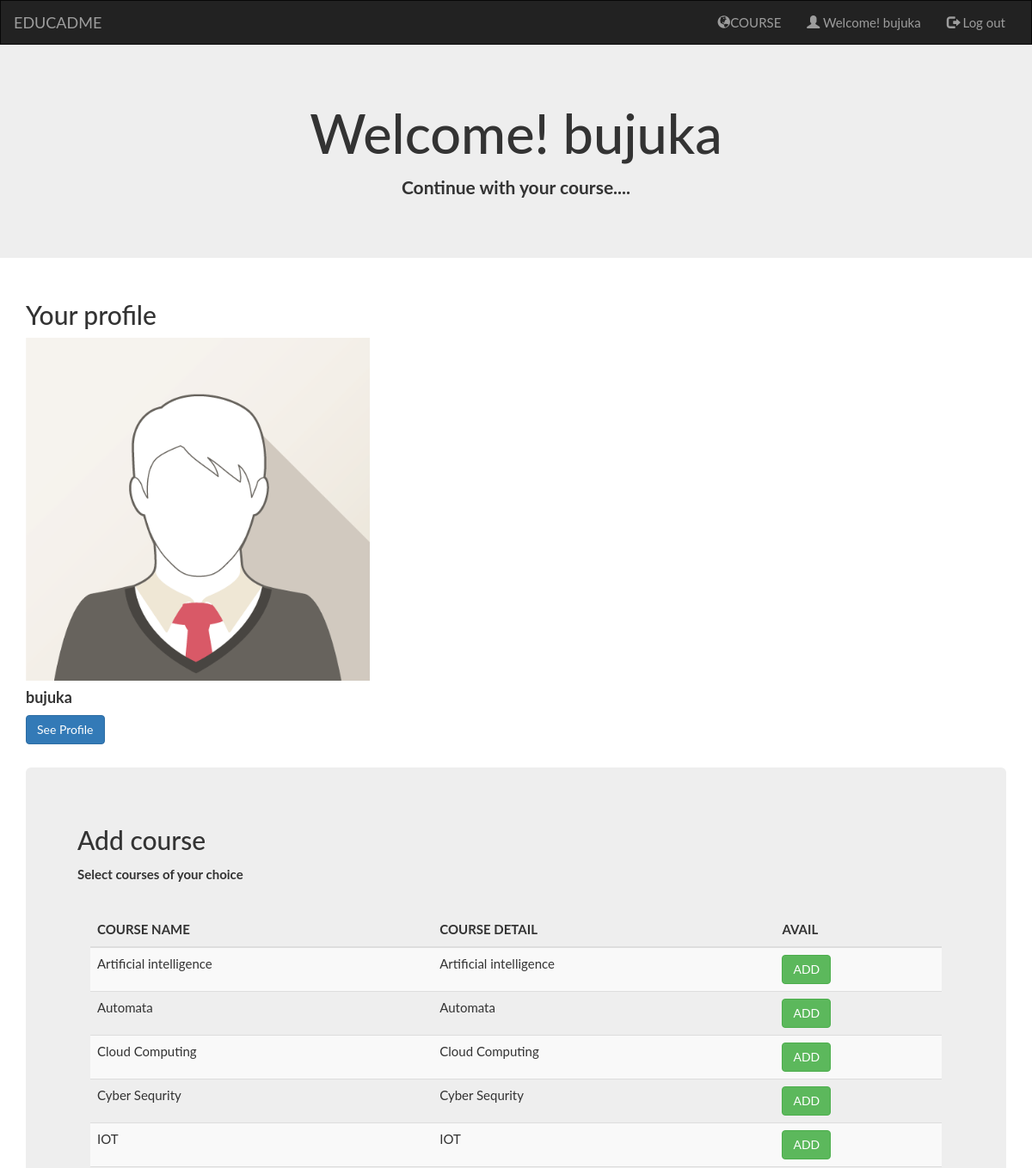
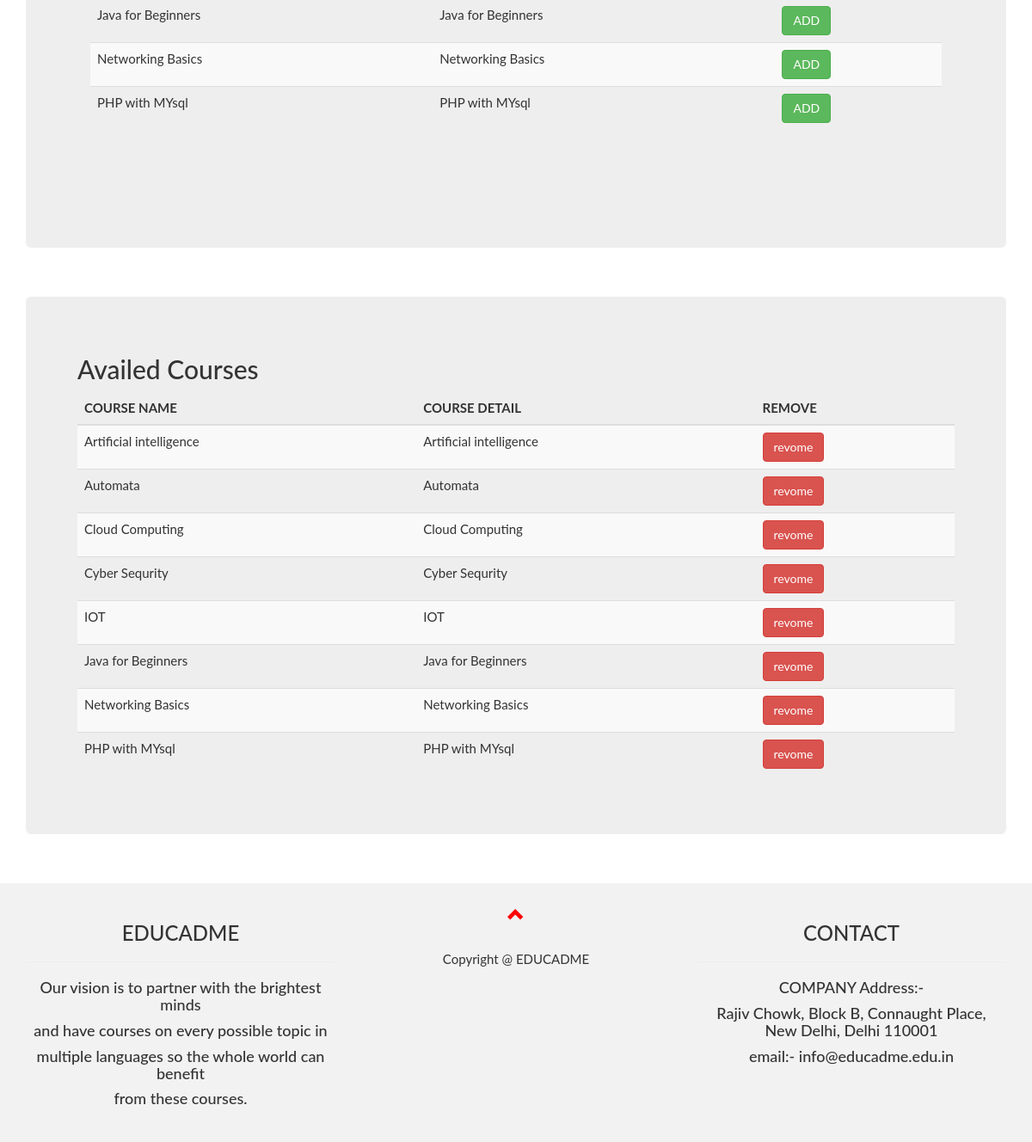
The app's page /user.php (signed in) with its own data (2 pictures, top to bottom).
### tables this page shows
CREATE TABLE `registration` (
  `email` varchar(30) NOT NULL,
  `password` varchar(20) NOT NULL,
  `name` varchar(20) NOT NULL,
  `contact` varchar(14) NOT NULL,
  `address` varchar(50) NOT NULL
);

CREATE TABLE `tcourse` (
  `cnt` int(100) NOT NULL,
  `course` varchar(100) NOT NULL
);

### find_classes/database.php (the view, shortened to what this page needs)
<?php
class database{
public $connect;
public function connection()
        {
$this->connect=mysqli_connect("localhost","root","","elearning");
        }
	public function getname($email)
					{
			$m=mysqli_query($this->connect,"SELECT `name` FROM `registration` WHERE `email`='$email'");
			$fetch=mysqli_fetch_array($m);
			return $fetch[0];
				}
 public function getcourse()
    {
 $m=mysqli_query($this->connect,"SELECT `course` FROM `tcourse` ");
 while($fetch=mysqli_fetch_array($m))
 {
 ?><form method="post">
  <tr >
        <td><?php   print $fetch[0];    ?></td>
        <td><?php   print $fetch[0];    ?> <input type="hidden" name="add" value="<?php   print $fetch[1];  ?>"></td>
        <td><button type="submit" name="add" class="btn btn-success">ADD</button> </td>
  </tr>
    </form>
<?php
   }
}
 public function availedcourses()
    {
 $m=mysqli_query($this->connect,"SELECT `course` FROM `tcourse`");
 while($fetch=mysqli_fetch_array($m))
 {
 ?><form method="post">
  <tr >
        <td><?php   print $fetch[0];    ?></td>
        <td><?php   print $fetch[0];    ?> <input type="hidden" name="add" value="<?php   print $fetch[1];  ?>"></td>
        <td><button type="submit"  name="add" class="btn btn-danger">revome</button> </td>
  </tr>
    </form>
<?php
   }
}
		}
	$database= new database();
?>

### user.php (shortened to what this page needs)
<?php
require("find_classes/database.php");
$database->checklogin();
?>
<!DOCTYPE html>
<html lang="en">
<head>
  <link rel="stylesheet" href="https://maxcdn.bootstrapcdn.com/bootstrap/3.3.7/css/bootstrap.min.css">
</head>
<body>
<nav class="navbar navbar-inverse">
  <div class="container-fluid">
    <div class="navbar-header">
      <a class="navbar-brand" href="#">EDUCADME</a>
    </div>
    <div class="collapse navbar-collapse" id="myNavbar">
      <ul class="nav navbar-nav navbar-right">
	   <li ><a href="user_courses.php" > <span class="glyphicon glyphicon-globe"></span>COURSE</a></li>
	  <li><a href="user.php" >
        <span class="glyphicon glyphicon-user"></span> Welcome! <?php  print $database->getname($_SESSION['registration']);     ?></a>
        </li>
	<li><a href="logout.php" >
        <span class="glyphicon glyphicon-log-out"></span> Log out</a>
        </li>
      </ul>
    </div>
  </div>
</nav>
<div class="jumbotron">
  <div class="container text-center">
    <h1>Welcome! <?php  print $database->getname($_SESSION['registration']);  ?><php fetch></h1>
    <p><strong>Continue with your course....</strong></p>
  </div>
</div>
<div class="container">
  <h2>Your profile</h2>
  <div class="card" style="width:400px">
    <img class="card-img-top" src="img/img_avatar1.png" alt="Card image" style="width:100%">
    <div class="card-body">
      <h4 class="card-title"><strong><?php  print $database->getname($_SESSION['registration']);  ?></strong></h4>
      <a href="#mycourse" class="btn btn-primary">See Profile</a>
    </div>
  </div>
  <br>
<div id="mycourse" div class="jumbotron">
    <h2 >Add course</h2>
   <form method="POST">
   <div class="form-group">
          <label for="sel1" >  <strong>Select courses of your choice</strong></label>
		  <br>
		  <br>
          <div class="container">
  <table class="table table-striped">
    <thead>
      <tr>
        <th>COURSE NAME</th>
        <th>COURSE DETAIL</th>
        <th>AVAIL</th>
      </tr>
    </thead>
         <tbody style="text-align: left;">
     <?php
      $database->getcourse($_SESSION['registration']);
      ?>
    </tbody>
  </table>
</div>
     </div>
    </form>
      <br><br>
</div><br/>
<div id="container" class="jumbotron">
    <h2>Availed Courses</h2>
 <table class="table table-striped">
    <thead>
      <tr>
        <th>COURSE NAME</th>
        <th>COURSE DETAIL</th>
        <th >REMOVE</th>
      </tr>
    </thead>
         <tbody style="text-align: left;">
     <?php
      $database->availedcourses($_SESSION['registration']);
      ?>
    </tbody>
  </table>
  </div>
</div>
</div><br/>
<footer class="container-fluid text-center" >
  <div class="col-sm-4 text-center">
<h3 >EDUCADME</h3>
<hr>
<h4>Our vision is to partner with the brightest minds  </h4>
<h4> and have courses on every possible topic in</h4>
<h4>multiple languages so the whole world can benefit</h4>
<h4> from these courses.</h4>
</div>
<div class="col-sm-4 text-center">
 <p>  <a href="#" title="To Top">
    <span class="glyphicon glyphicon-chevron-up"></span>
  </a>
 <summary>Copyright @ EDUCADME</summary> </p>
  </div>
<div class="col-sm-4 text-center">
<h3>CONTACT </h3>
<hr>
<h4>COMPANY Address:-</h4>
<h4>Rajiv Chowk, Block B, Connaught Place,
   <br> New Delhi, Delhi 110001
</h4>
<h4>email:- info@educadme.edu.in</h4>
<br>
<br>
</div>
</footer>
</body>
</html>
</body>
</html>

### user.php (style rules this page uses)
.navbar { margin-bottom: 0; border-radius: 0; }
body { font: 400 15px Lato, sans-serif; line-height: 1.8; color:#333333; }
footer { background-color: #f2f2f2; padding: 25px; }
footer .glyphicon { font-size: 20px; margin-bottom: 20px; color:#FF0000; }

### records on screen
registration: name "bujuka"
tcourse: course "Artificial intelligence"
tcourse: course "Automata"
tcourse: course "Cloud Computing"
tcourse: course "Cyber Sequrity"
tcourse: course "IOT"
tcourse: course "Java for Beginners"
tcourse: course "Networking Basics"
tcourse: course "PHP with MYsql"
